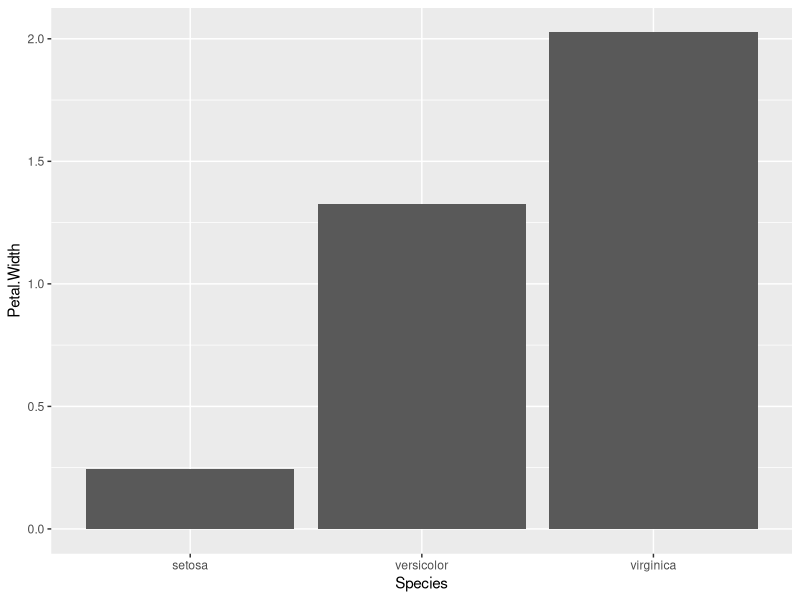
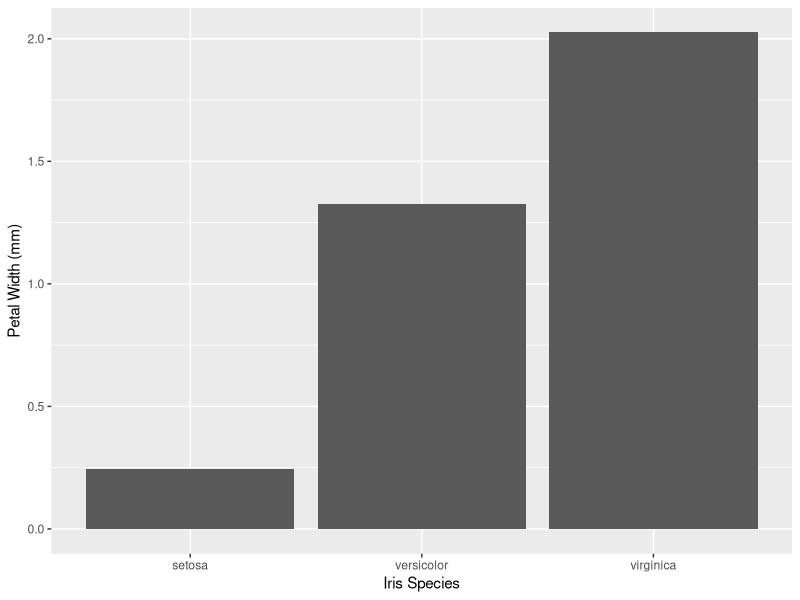
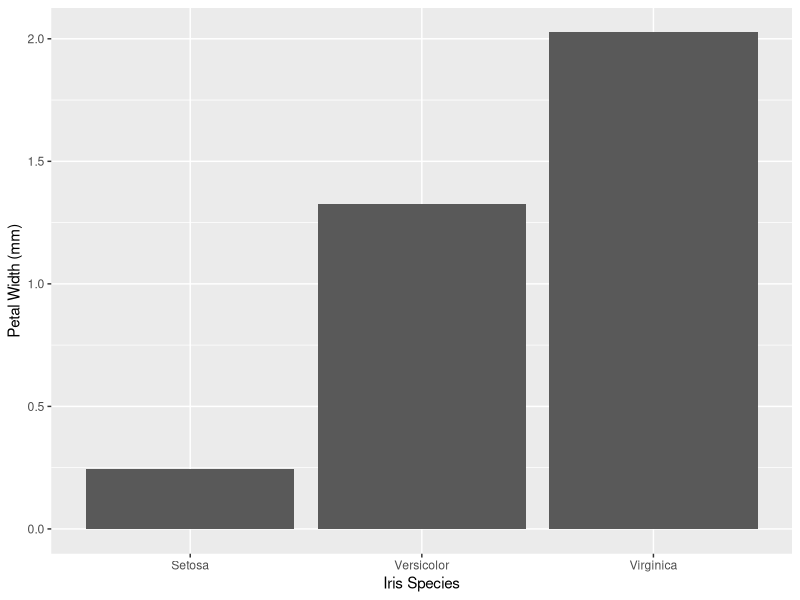
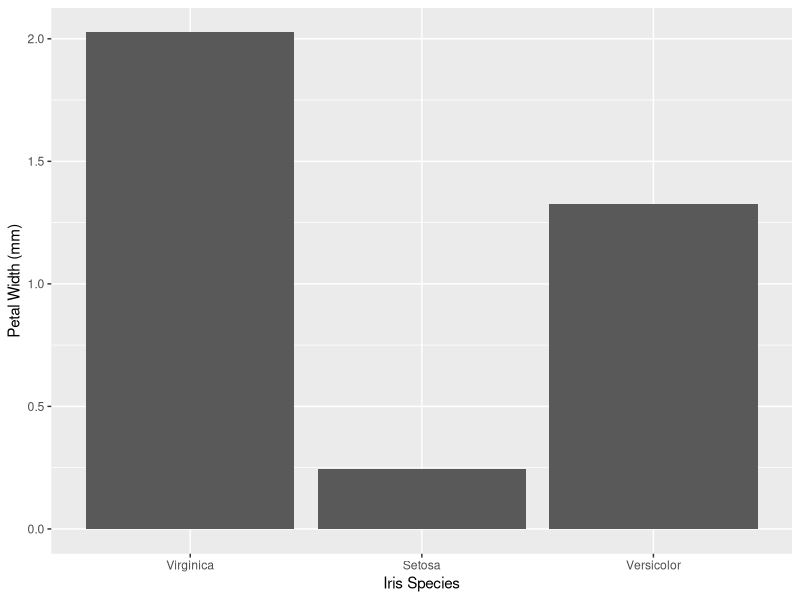
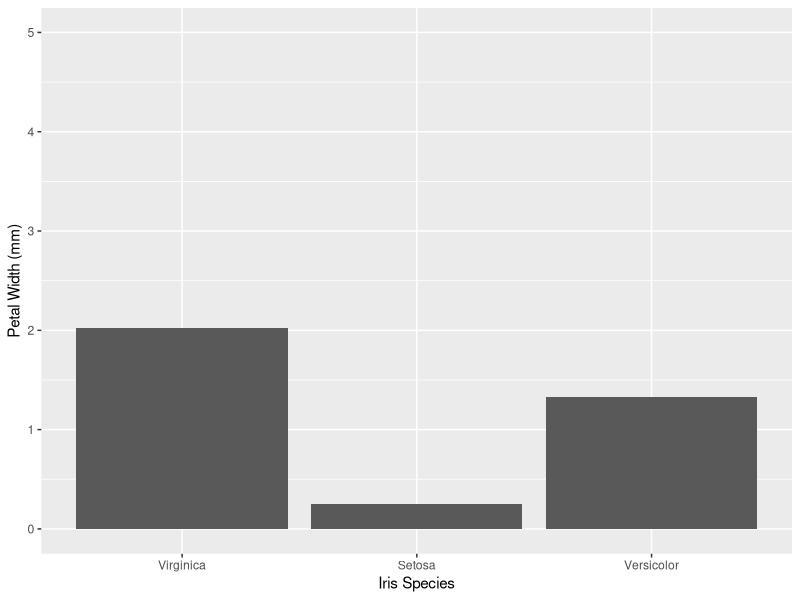

Here is the R script that generated these plots, in order:
## ---- chunk 1
library(ggplot2) #Loading ggplot2 package
data("iris") #Loading the built-in mtcars data set

ggplot(data = iris, mapping = aes(x = Species, y = Petal.Width)) +
  geom_bar(stat = "summary", fun = "mean")
## ---- chunk 2
ggplot(data = iris, mapping = aes(x = Species, y = Petal.Width)) +
  geom_bar(stat = "summary", fun = "mean") +
  labs(x = "Iris Species", y = "Petal Width (mm)")
## ---- chunk 3
ggplot(data = iris, mapping = aes(x = Species, y = Petal.Width)) +
  geom_bar(stat = "summary", fun = "mean") +
  labs(x = "Iris Species", y = "Petal Width (mm)") +
  scale_x_discrete(labels = c("Setosa", "Versicolor", "Virginica"))
## ---- chunk 4
ggplot(data = iris, mapping = aes(x = Species, y = Petal.Width)) +
  geom_bar(stat = "summary", fun = "mean") +
  labs(x = "Iris Species", y = "Petal Width (mm)") +
  scale_x_discrete(limits = c("virginica", "setosa", "versicolor"), 
                   labels = c("Virginica", "Setosa", "Versicolor"))
## ---- chunk 5
ggplot(data = iris, mapping = aes(x = Species, y = Petal.Width)) +
  geom_bar(stat = "summary", fun = "mean") +
  labs(x = "Iris Species", y = "Petal Width (mm)") +
  scale_x_discrete(limits = c("virginica", "setosa", "versicolor"), 
                   labels = c("Virginica", "Setosa", "Versicolor")) +
  scale_y_continuous(limits = c(0, 5))
